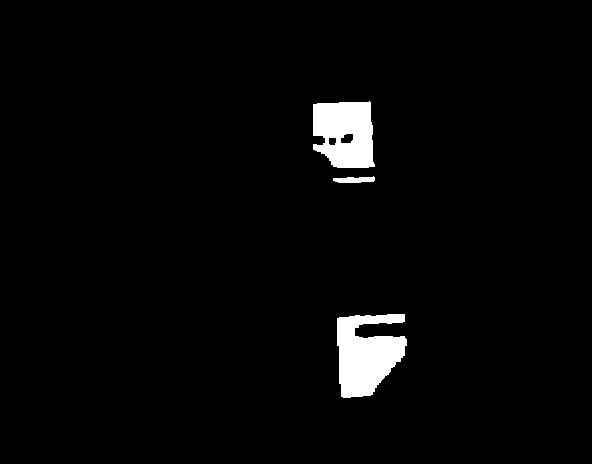
//> input picture cards.png, 592 x 464 px
$ ./with_contours   (built with g++ and OpenCV 4)
//> lines starting //> are read from the running program, lines starting //| are printed output that depends on the picture; after the words box and inside, x2 and y2 are one past the last pixel; in counts of white or black regions, pixels touching at a corner belong together
#pragma comment(lib, "opencv_world331.lib")

#include <opencv2/opencv.hpp>
using namespace cv;

#include <iostream>
#include <map>
#include <set>
using namespace std;


// For later use with multiset
class double_point2d_pair
{
public:
	double area;
	Point2d centre;
};

// For later use with multiset
bool operator<(const double_point2d_pair &lhs, const double_point2d_pair &rhs)
{
	return lhs.area < rhs.area;
}


int main(void)
{
	Mat frame = imread("cards.png", CV_LOAD_IMAGE_GRAYSCALE);
//> frame: 464 rows x 592 cols, CV_8UC1; 2.8% white; 3 white regions, box (x1, y1, x2, y2) and area: (337, 314, 407, 398) 4035, (313, 101, 375, 168) 3398, (333, 176, 375, 183) 212

	threshold(frame, frame, 127, 255, THRESH_BINARY);

	imshow("f", frame);

	Mat flt_frame(frame.rows, frame.cols, CV_32F);

	for (int j = 0; j < frame.rows; j++)
		for (int i = 0; i < frame.cols; i++)
			flt_frame.at<float>(j, i) = frame.at<unsigned char>(j, i) / 255.0f;
//> flt_frame: 464 rows x 592 cols, CV_32FC1; values 0 (black) and 1 (white), 2.8% white; 3 white regions

	vector<vector<Point> > contours;
	vector<Vec4i> hierarchy;

	findContours(frame, contours, hierarchy, CV_RETR_TREE, CV_CHAIN_APPROX_SIMPLE, Point(0, 0));
//> contours = 5 contours; box (x1, y1, x2, y2) and area: (337, 314, 407, 398) 3850, (313, 101, 375, 168) 3404, (333, 176, 375, 183) 168, (340, 133, 354, 144) 107, (328, 137, 337, 146) 58

	if (contours.size() < 2)
	{
		cout << "Error: must have 2 or more contours." << endl;

		return 0;
	}


	Mat output = Mat::zeros(flt_frame.size(), CV_8UC3);

	for (int i = 0; i < contours.size(); i++)
		drawContours(output, contours, i, Scalar(0, 127, 255), 1, 8, hierarchy, 0, Point());
//> this loop made 5 passes
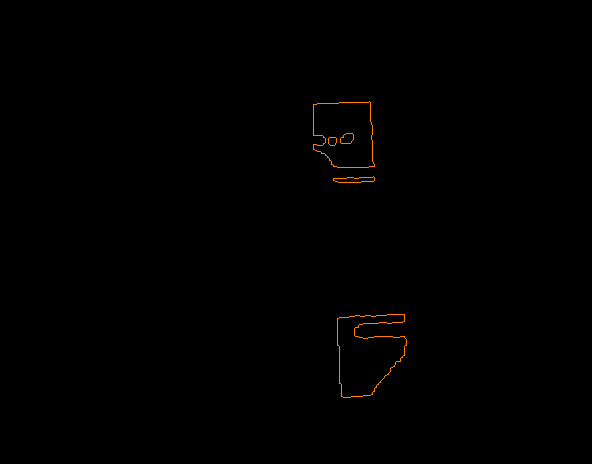
//> output: 464 rows x 592 cols, CV_8UC3; mean B, G, R 0, 0.4, 0.7

	vector<double> areas(contours.size());

	for (int i = 0; i < contours.size(); i++)
		areas[i] = contourArea(contours[i]);

	vector<Point2d> mass_centres(contours.size());

	for (int i = 0; i < contours.size(); i++)
	{
		const Moments mu = moments(contours[i], false);
		mass_centres[i] = Point2d(mu.m10 / mu.m00, mu.m01 / mu.m00);
	}

	multiset<double_point2d_pair> dpp_set;

	for (int i = 0; i < contours.size(); i++)
	{
		double_point2d_pair dpp;
		dpp.area = areas[i];
		dpp.centre = mass_centres[i];
		dpp_set.insert(dpp);
	}
//> this loop made 5 passes
//> (dpp.area, dpp.centre) on passes 1 to 5: (3850.5, Point(366, 354.4)), (167.5, Point(354.1, 179.5)), (3403.5, Point(344.6, 133)), (58, Point(331.9, 140.8)), (107, Point(346.8, 138.2))

	int count = 0;
	Point2d first_centre, second_centre;

	// Get the two largest contour areas
	for (multiset<double_point2d_pair>::const_reverse_iterator cri = dpp_set.rbegin(); cri != dpp_set.rend(); cri++)
	{
		if (count == 0)
		{
			first_centre = cri->centre;
			count++;
		}
		else
		{
			second_centre = cri->centre;
			break;
		}
	}
//> this loop made 2 passes
//> (first_centre, count) on pass 1: (Point(366, 354.4), 1)
//> second_centre on pass 2: Point(344.6, 133)
//> after the loop, count = 1

	Point2d difference = first_centre - second_centre;
//> difference = Point(21.4, 221.4)
	double distance = sqrt(difference.ddot(difference));
//> distance = 222.4

	cout << "Distance (in pixels): " << distance << endl;
//| Distance (in pixels): 222.43

	line(output, first_centre, second_centre, Scalar(255, 127, 0), 2);
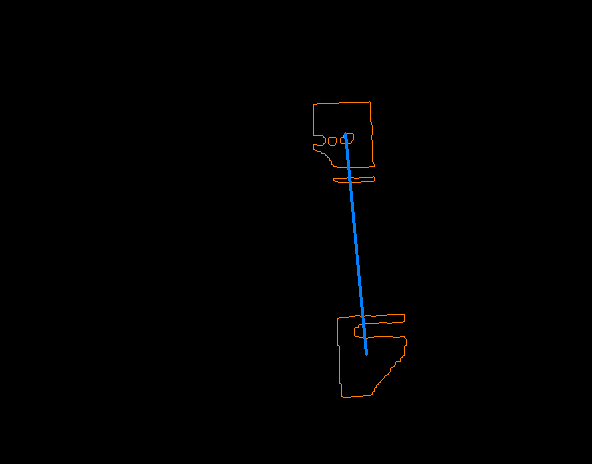
//> output: 464 rows x 592 cols, CV_8UC3; 0.24% of pixels changed, all inside (x1, y1, x2, y2) = (344, 132, 368, 356)

	imshow("f2", output);

	waitKey();

	destroyAllWindows();

	return 0;
}
